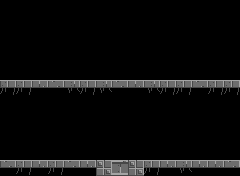

The image is a tile-based game level rendered from a .tmx file. Its description and complete source (layers, tilesets, objects, tile grids) follow:
An orthogonal 15x11 tile map with 16x16 px tiles, 1 tile layer (Tile Layer 1).

<map version="1.0" orientation="orthogonal" renderorder="right-down" width="15" height="11" tilewidth="16" tileheight="16" nextobjectid="1">
 <tileset firstgid="1" name="tileset" tilewidth="16" tileheight="16">
  <image source="../images/tileset.png" width="128" height="112" />
 </tileset>
 <layer name="Tile Layer 1" width="15" height="11">
  <data encoding="csv">
0,0,0,0,0,0,0,0,0,0,0,0,0,0,0,
0,0,0,0,0,0,0,0,0,0,0,0,0,0,0,
55,0,0,0,0,0,0,55,0,0,0,0,0,0,0,
55,0,0,0,0,0,0,55,0,0,0,0,0,0,0,
55,0,0,0,0,0,0,55,0,0,0,0,0,0,0,
39,39,41,42,40,39,40,42,41,40,39,39,42,39,39,
0,0,0,0,0,0,0,0,0,0,0,0,0,0,0,
0,0,0,0,0,0,0,0,0,0,0,0,0,0,0,
0,0,0,0,0,0,0,0,0,0,0,0,0,0,0,
0,0,0,0,0,0,0,0,0,0,0,0,0,0,0,
42,39,41,39,42,41,34,35,34,39,41,40,41,41,42
</data>
 </layer>
</map>
